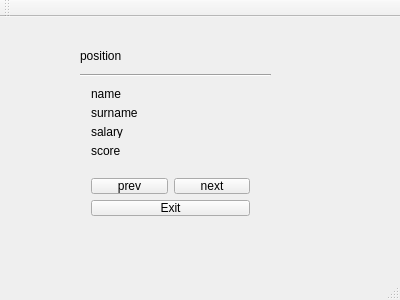
<?xml version="1.0" encoding="UTF-8"?>
<ui version="4.0">
 <class>MainWindow</class>
 <widget class="QMainWindow" name="MainWindow">
  <property name="geometry">
   <rect>
    <x>0</x>
    <y>0</y>
    <width>400</width>
    <height>300</height>
   </rect>
  </property>
  <property name="windowTitle">
   <string>MainWindow</string>
  </property>
  <widget class="QWidget" name="centralWidget">
   <widget class="QWidget" name="formLayoutWidget">
    <property name="geometry">
     <rect>
      <x>80</x>
      <y>50</y>
      <width>181</width>
      <height>101</height>
     </rect>
    </property>
    <layout class="QFormLayout" name="formLayout">
     <item row="0" column="0">
      <widget class="Line" name="line">
       <property name="orientation">
        <enum>Qt::Horizontal</enum>
       </property>
      </widget>
     </item>
     <item row="1" column="0">
      <widget class="QLabel" name="label_7">
       <property name="text">
        <string>name</string>
       </property>
      </widget>
     </item>
     <item row="1" column="1">
      <widget class="QLabel" name="label_2">
       <property name="text">
        <string/>
       </property>
      </widget>
     </item>
     <item row="2" column="0">
      <widget class="QLabel" name="label_8">
       <property name="text">
        <string>surname</string>
       </property>
      </widget>
     </item>
     <item row="2" column="1">
      <widget class="QLabel" name="label_3">
       <property name="text">
        <string/>
       </property>
      </widget>
     </item>
     <item row="3" column="0">
      <widget class="QLabel" name="label_9">
       <property name="text">
        <string>salary</string>
       </property>
      </widget>
     </item>
     <item row="3" column="1">
      <widget class="QLabel" name="label_4">
       <property name="text">
        <string/>
       </property>
      </widget>
     </item>
     <item row="4" column="0">
      <widget class="QLabel" name="label_10">
       <property name="text">
        <string>score</string>
       </property>
      </widget>
     </item>
     <item row="4" column="1">
      <widget class="QLabel" name="label_5">
       <property name="text">
        <string/>
       </property>
      </widget>
     </item>
    </layout>
   </widget>
   <widget class="QLabel" name="label">
    <property name="geometry">
     <rect>
      <x>140</x>
      <y>30</y>
      <width>67</width>
      <height>17</height>
     </rect>
    </property>
    <property name="text">
     <string/>
    </property>
   </widget>
   <widget class="QLabel" name="label_6">
    <property name="geometry">
     <rect>
      <x>80</x>
      <y>30</y>
      <width>67</width>
      <height>17</height>
     </rect>
    </property>
    <property name="text">
     <string>position</string>
    </property>
   </widget>
   <widget class="Line" name="line_2">
    <property name="geometry">
     <rect>
      <x>80</x>
      <y>50</y>
      <width>191</width>
      <height>16</height>
     </rect>
    </property>
    <property name="orientation">
     <enum>Qt::Horizontal</enum>
    </property>
   </widget>
   <widget class="QWidget" name="">
    <property name="geometry">
     <rect>
      <x>80</x>
      <y>150</y>
      <width>181</width>
      <height>60</height>
     </rect>
    </property>
    <layout class="QVBoxLayout" name="verticalLayout">
     <item>
      <layout class="QHBoxLayout" name="horizontalLayout">
       <item>
        <widget class="QPushButton" name="pushButton">
         <property name="text">
          <string>prev</string>
         </property>
        </widget>
       </item>
       <item>
        <widget class="QPushButton" name="pushButton_2">
         <property name="text">
          <string>next</string>
         </property>
        </widget>
       </item>
      </layout>
     </item>
     <item>
      <widget class="QPushButton" name="pushButton_3">
       <property name="text">
        <string>Exit</string>
       </property>
      </widget>
     </item>
    </layout>
   </widget>
  </widget>
  <widget class="QMenuBar" name="menuBar">
   <property name="geometry">
    <rect>
     <x>0</x>
     <y>0</y>
     <width>400</width>
     <height>22</height>
    </rect>
   </property>
  </widget>
  <widget class="QToolBar" name="mainToolBar">
   <attribute name="toolBarArea">
    <enum>TopToolBarArea</enum>
   </attribute>
   <attribute name="toolBarBreak">
    <bool>false</bool>
   </attribute>
  </widget>
  <widget class="QStatusBar" name="statusBar"/>
 </widget>
 <layoutdefault spacing="6" margin="11"/>
 <resources/>
 <connections/>
</ui>
